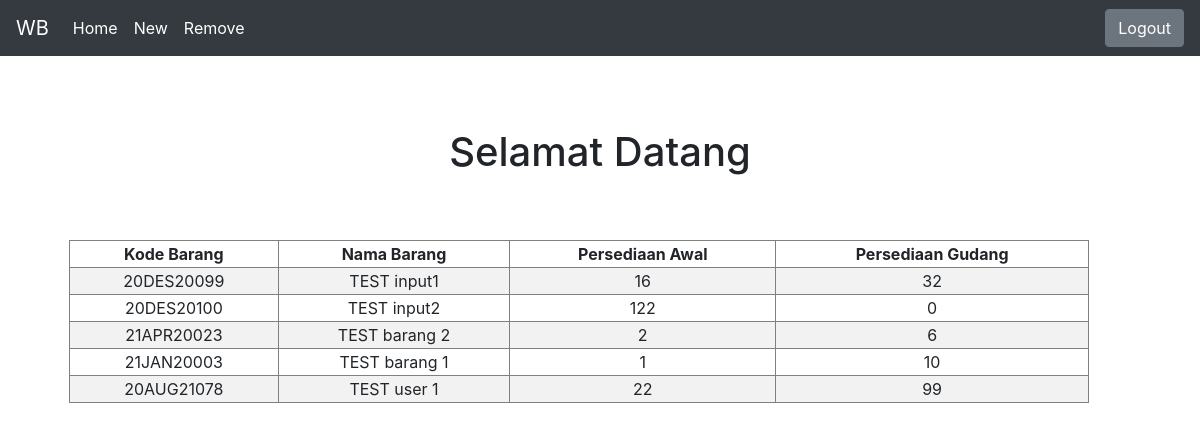
/homeusr.php, run on the app's committed database.
### tables this page shows
CREATE TABLE `barang` (
  `kodebarang` varchar(10) NOT NULL,
  `namabarang` varchar(30) NOT NULL,
  `satuan` int DEFAULT NULL,
  `hargapokok` float NOT NULL,
  `hargajualsatuan` float NOT NULL
);

CREATE TABLE `jumlah` (
  `kodebarang` varchar(10) NOT NULL,
  `persediaanawal` int DEFAULT NULL,
  `penjualan` int DEFAULT NULL,
  `barangmasuk` int DEFAULT NULL,
  `persediaanakhir` int DEFAULT NULL,
  `persediaangudang` int DEFAULT NULL
);

### db_connect.php (called while the page is built, shortened)
<?php
class database{
	var $host = "localhost";
	var $username = "root";
	var $password = "root";
	var $database = "stockopname";
	function __construct(){
		$this->koneksi = mysqli_connect($this->host, $this->username, $this->password,$this->database);
	}
}
?>

### homeusr.php (the view, shortened to what this page needs)
<?php
include_once("db_connect.php");
$database = new database();
$resultusr = mysqli_query($database->koneksi, "SELECT * FROM barang LEFT JOIN jumlah ON barang.kodebarang = jumlah.kodebarang;");
?>
<!doctype html>
<html lang="en">
  <head>
<link href="assets/css/bootstrap.min.css" rel="stylesheet">
    <link href="assets/css/starter-template.css" rel="stylesheet">
  </head>
  <body>
    <nav class="navbar navbar-expand-md navbar-dark bg-dark fixed-top">
  <a class="navbar-brand" href="#">WB</a>
  <div class="collapse navbar-collapse" id="navbarsExampleDefault">
    <ul class="navbar-nav mr-auto">
      <li class="nav-item active">
        <a class="nav-link" href="#">Home <span class="sr-only">(current)</span></a>
      </li>
      <li class="nav-item active">
        <a id="myBtnNEW" class="nav-link" href="#">New <span class="sr-only">(current)</span></a>
      </li>
      <li class="nav-item active">
        <a id="myBtnREM" class="nav-link" href="#">Remove <span class="sr-only">(current)</span></a>
      </li>
    </ul>
    <a href="logout.php" class="form-inline my-2 my-lg-0 btn btn-secondary">Logout</a>
  </div>
</nav>
<main role="main" class="container">
  <div id="mainC" class="starter-template">
    <h1>Selamat Datang <?php echo $_SESSION['nama']; ?></h1>
	<br/><br/>
		<div id="tableUSR" class="tabelShow">
			<table width='85%' border=1>
			<tr>
			<th>Kode Barang</th> <th>Nama Barang</th> <th>Persediaan Awal</th> <th>Persediaan Gudang</th>
			</tr>
			<?php
			while($data1 = mysqli_fetch_array($resultusr)) {
				echo "<tr>";
				echo "<td>".$data1['kodebarang']."</td>";
				echo "<td>".$data1['namabarang']."</td>";
				echo "<td>".$data1['persediaanawal']."</td>";
				echo "<td>".$data1['persediaangudang']."</td>";
				echo "</tr>";
			}
			?>
			</table>
		</div>
  </div>
</main>
      </body>
</html>

### assets/css/starter-template.css (style rules this page uses)
body { padding-top: 5rem; }
.starter-template { padding: 3rem 1.5rem; text-align: center; }

### homeusr.php (style rules this page uses)
.tabelShow { display: block; overflow: auto; position:fixed; margin: auto; width: 100%; height: 100%; overflow: auto; }
tr:nth-child(even) { background-color: #f2f2f2; }
th { background-color: }

### data on the page
barang: jumlah.kodebarang "20DES20099", namabarang "TEST input1", jumlah.persediaanawal "16", jumlah.persediaangudang "32"
barang: jumlah.kodebarang "20DES20100", namabarang "TEST input2", jumlah.persediaanawal "122", jumlah.persediaangudang "0"
barang: jumlah.kodebarang "21APR20023", namabarang "TEST barang 2", jumlah.persediaanawal "2", jumlah.persediaangudang "6"
barang: jumlah.kodebarang "21JAN20003", namabarang "TEST barang 1", jumlah.persediaanawal "1", jumlah.persediaangudang "10"
barang: jumlah.kodebarang "20AUG21078", namabarang "TEST user 1", jumlah.persediaanawal "22", jumlah.persediaangudang "99"
